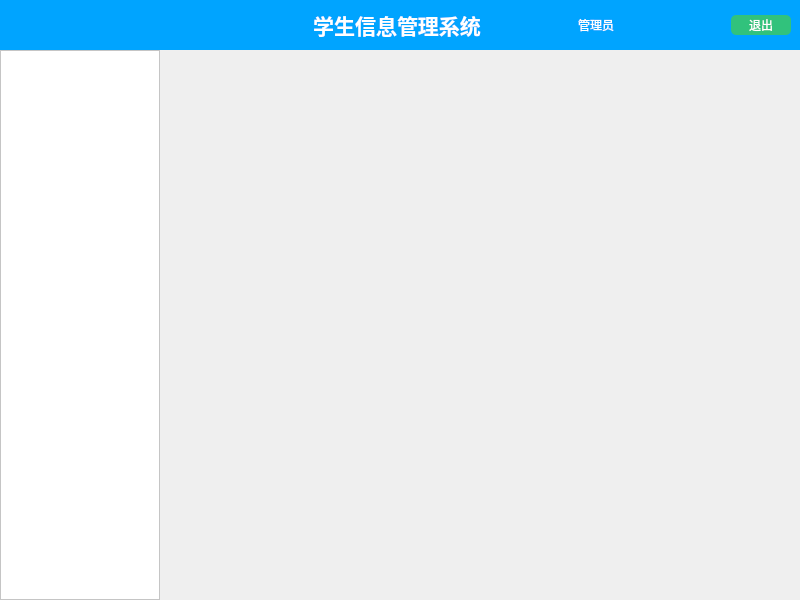
<?xml version="1.0" encoding="UTF-8"?>
<ui version="4.0">
 <class>MainWindow</class>
 <widget class="QMainWindow" name="MainWindow">
  <property name="geometry">
   <rect>
    <x>0</x>
    <y>0</y>
    <width>800</width>
    <height>600</height>
   </rect>
  </property>
  <property name="minimumSize">
   <size>
    <width>800</width>
    <height>480</height>
   </size>
  </property>
  <property name="windowTitle">
   <string>学生信息管理系统</string>
  </property>
  <widget class="QWidget" name="centralwidget">
   <layout class="QGridLayout" name="gridLayout_3">
    <property name="leftMargin">
     <number>0</number>
    </property>
    <property name="topMargin">
     <number>0</number>
    </property>
    <property name="rightMargin">
     <number>0</number>
    </property>
    <property name="bottomMargin">
     <number>0</number>
    </property>
    <property name="spacing">
     <number>0</number>
    </property>
    <item row="0" column="0" colspan="2">
     <widget class="QWidget" name="headerContainer" native="true">
      <property name="styleSheet">
       <string notr="true">background-color: #00A4FF;
color: #FFFFFF;</string>
      </property>
      <layout class="QGridLayout" name="gridLayout_2" columnstretch="1,1,1">
       <item row="0" column="0">
        <spacer name="horizontalSpacer">
         <property name="orientation">
          <enum>Qt::Horizontal</enum>
         </property>
         <property name="sizeHint" stdset="0">
          <size>
           <width>254</width>
           <height>20</height>
          </size>
         </property>
        </spacer>
       </item>
       <item row="0" column="1">
        <widget class="QLabel" name="title">
         <property name="font">
          <font>
           <family>Arial</family>
           <pointsize>16</pointsize>
           <weight>75</weight>
           <bold>true</bold>
          </font>
         </property>
         <property name="text">
          <string>学生信息管理系统</string>
         </property>
         <property name="alignment">
          <set>Qt::AlignCenter</set>
         </property>
        </widget>
       </item>
       <item row="0" column="2">
        <widget class="QWidget" name="userinfoWarp" native="true">
         <layout class="QGridLayout" name="gridLayout">
          <property name="leftMargin">
           <number>0</number>
          </property>
          <property name="topMargin">
           <number>0</number>
          </property>
          <property name="rightMargin">
           <number>0</number>
          </property>
          <property name="bottomMargin">
           <number>0</number>
          </property>
          <property name="horizontalSpacing">
           <number>6</number>
          </property>
          <item row="0" column="0">
           <widget class="QLabel" name="avatar">
            <property name="maximumSize">
             <size>
              <width>40</width>
              <height>40</height>
             </size>
            </property>
            <property name="styleSheet">
             <string notr="true">border-image: url(:/assets/avatar.webp);</string>
            </property>
            <property name="text">
             <string/>
            </property>
           </widget>
          </item>
          <item row="0" column="1">
           <widget class="QLabel" name="username">
            <property name="text">
             <string>管理员</string>
            </property>
           </widget>
          </item>
          <item row="0" column="2">
           <widget class="QPushButton" name="exitBtn">
            <property name="minimumSize">
             <size>
              <width>40</width>
              <height>0</height>
             </size>
            </property>
            <property name="maximumSize">
             <size>
              <width>60</width>
              <height>16777215</height>
             </size>
            </property>
            <property name="styleSheet">
             <string notr="true">background-color: #31C27C;
border-color: #31C27C;
border-radius: 5px;
width: 60px;
height: 20px;</string>
            </property>
            <property name="text">
             <string>退出</string>
            </property>
           </widget>
          </item>
         </layout>
        </widget>
       </item>
      </layout>
     </widget>
    </item>
    <item row="1" column="0">
     <widget class="QTreeWidget" name="menuContainer">
      <property name="maximumSize">
       <size>
        <width>160</width>
        <height>16777215</height>
       </size>
      </property>
      <property name="styleSheet">
       <string notr="true">padding-top: 10px;
background-color: rgb(255, 255, 255);</string>
      </property>
      <attribute name="headerVisible">
       <bool>false</bool>
      </attribute>
      <column>
       <property name="text">
        <string notr="true">1</string>
       </property>
      </column>
     </widget>
    </item>
    <item row="1" column="1">
     <widget class="QStackedWidget" name="stackedWidget">
      <property name="lineWidth">
       <number>1</number>
      </property>
      <property name="currentIndex">
       <number>0</number>
      </property>
      <widget class="QWidget" name="admin"/>
      <widget class="QWidget" name="student">
       <layout class="QGridLayout" name="gridLayout_4">
        <item row="0" column="0">
         <widget class="QCheckBox" name="checkBox">
          <property name="text">
           <string>全选</string>
          </property>
         </widget>
        </item>
        <item row="0" column="1">
         <widget class="QLineEdit" name="searchInput">
          <property name="placeholderText">
           <string>搜索</string>
          </property>
         </widget>
        </item>
        <item row="0" column="2">
         <widget class="QPushButton" name="searchBtn">
          <property name="text">
           <string>搜索</string>
          </property>
         </widget>
        </item>
        <item row="0" column="3">
         <widget class="QPushButton" name="plusBtn">
          <property name="text">
           <string>增加</string>
          </property>
         </widget>
        </item>
        <item row="0" column="4">
         <widget class="QPushButton" name="updateBtn">
          <property name="text">
           <string>修改</string>
          </property>
         </widget>
        </item>
        <item row="0" column="5">
         <widget class="QPushButton" name="deleteBtn">
          <property name="text">
           <string>删除</string>
          </property>
         </widget>
        </item>
        <item row="1" column="0" colspan="6">
         <widget class="QTableWidget" name="tableWidget"/>
        </item>
       </layout>
      </widget>
     </widget>
    </item>
   </layout>
  </widget>
 </widget>
 <resources/>
 <connections/>
</ui>
